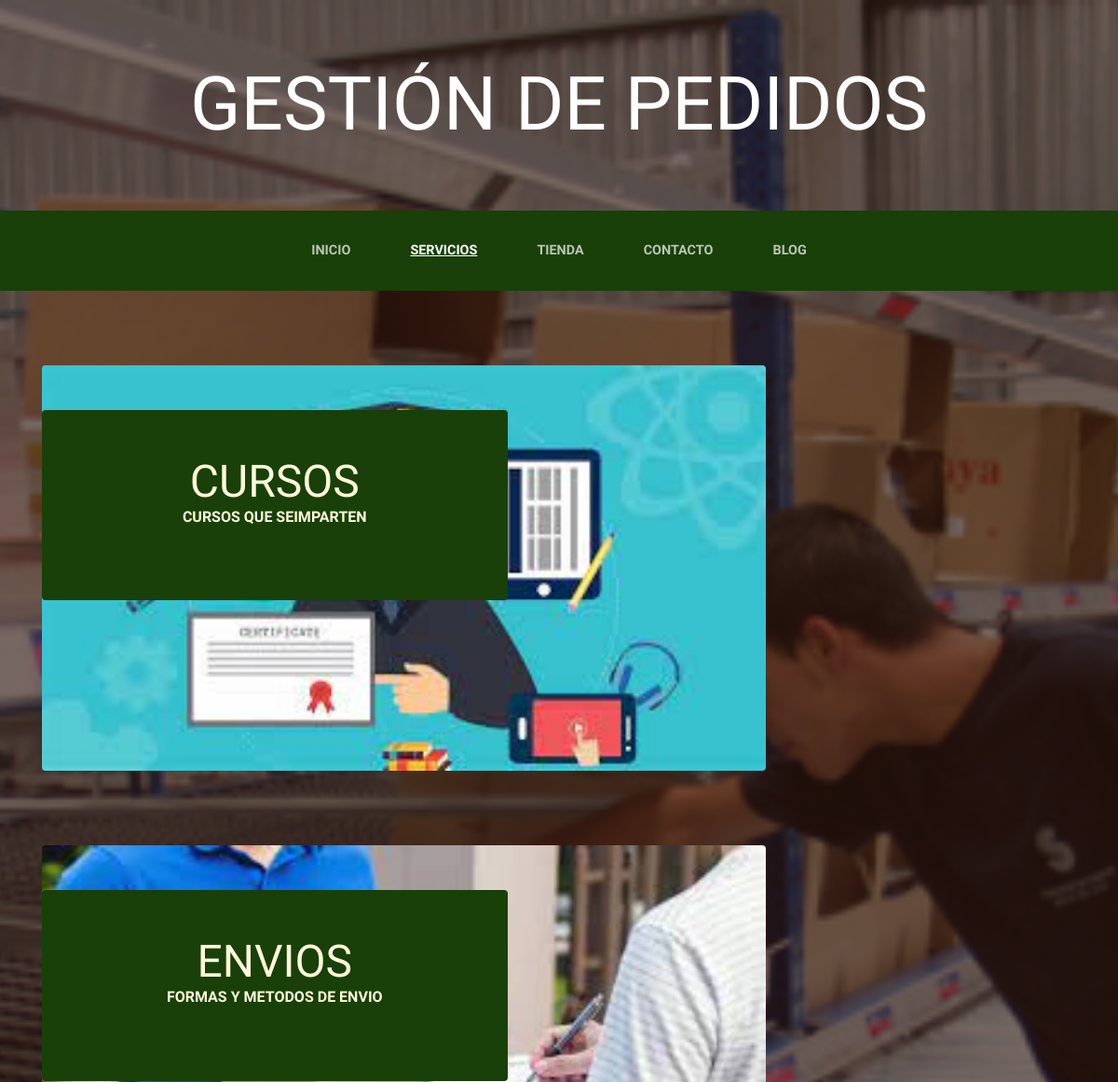
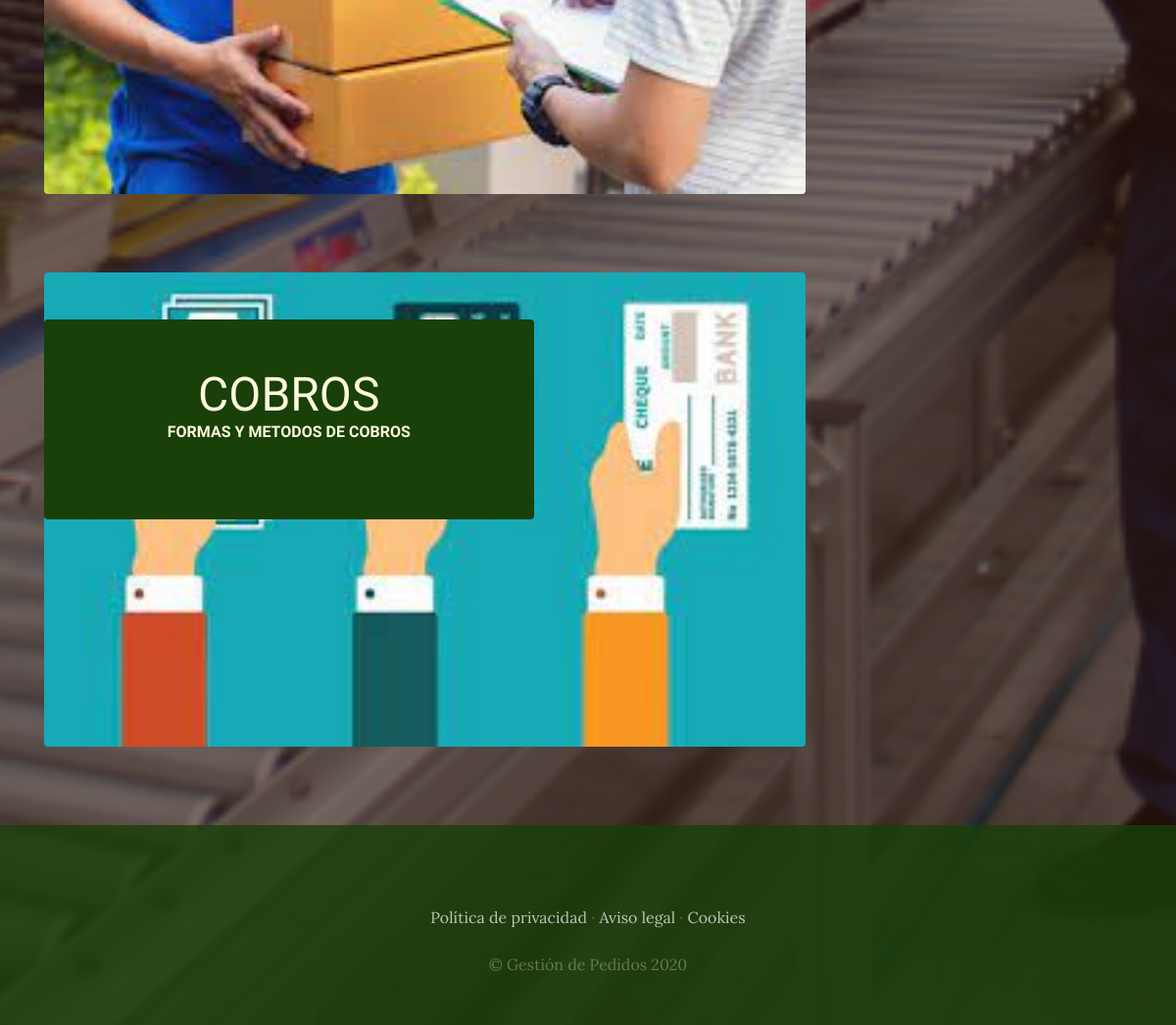
The app's page /servicios/ with its own data (2 pictures, top to bottom).
### Servicios_app/models.py (models this page shows, shortened)
class Servicio(models.Model):
    titulo = models.CharField(max_length=15)
    contenido = models.CharField(max_length=100)
    imagen = models.ImageField(upload_to='servicios')
    created = models.DateTimeField(auto_now_add=True)
    updated = models.DateTimeField(auto_now_add=True)
    class Meta:
        verbose_name = 'servicio'
        verbose_name_plural = 'servicios'

### Servicios_app/views.py (the view)
# urls.py: path('servicios/', include('Servicios_app.url')),
def servicios(request):
    servicios = Servicio.objects.all()
    return render(request, 'servicios.html', {"servicios": servicios})

### Servicios_app/templates/servicios.html (shortened to what this page needs)
{% extends "Proyecto_web_app/base.html" %}
{% load static %}
{% block content %}
  {% for servicio in servicios %}
  <section class="page-section clearfix">
    <div class="container">
      <div class="intro">
        <div class="intro-text left-0 text-center bg-faded p-5 rounded">
          <h2 class="section-heading mb-4" >
            <span class="section-heading-lower">{{servicio.titulo}}</span>
            <span class="section-heading-upper">{{servicio.contenido}}</span>
          </h2>
        </div>
      </div>
    </div>
  </section>
  {% endfor %}
{% endblock %}

### Proyecto_web_app/static/proyecto_web_app/css/gestion.css (style rules this page uses)
body { font-family: 'Lora'; background: linear-gradient(rgba(47, 23, 15, 0.65), rgba(47, 23, 15, 0.65)), url("../img/bg_main.jpg"); background-attachment: fixed; background-position: center; background-size: cover; }
h1, h2, h3, h4, h5, h6 { font-family: 'Raleway'; }
.page-section { margin-top: 5rem; margin-bottom: 5rem; }
.section-heading { text-transform: uppercase; }
.section-heading .section-heading-upper { display: block; font-size: 1rem; font-weight: 800; padding-bottom:.5rem; }
.section-heading .section-heading-lower { display: block; font-size: 3rem; font-weight: 100; }
.bg-faded { background-color: rgba(255, 255, 255, 0.85); }
.intro { position: relative; }
@media (min-width: 992px) { .intro .intro-text { left: 600; width: 60%; margin-top: 3rem; background-color: rgba(24, 64, 8); color: cornsilk; position: absolute; } }
@media (min-width: 1200px) { .intro .intro-text { width: 45%; } }

### records on screen
Servicio: titulo "CURSOS", contenido "CURSOS QUE SEIMPARTEN"
Servicio: titulo "ENVIOS", contenido "FORMAS Y METODOS DE ENVIO"
Servicio: titulo "COBROS", contenido "FORMAS Y METODOS DE COBROS"
